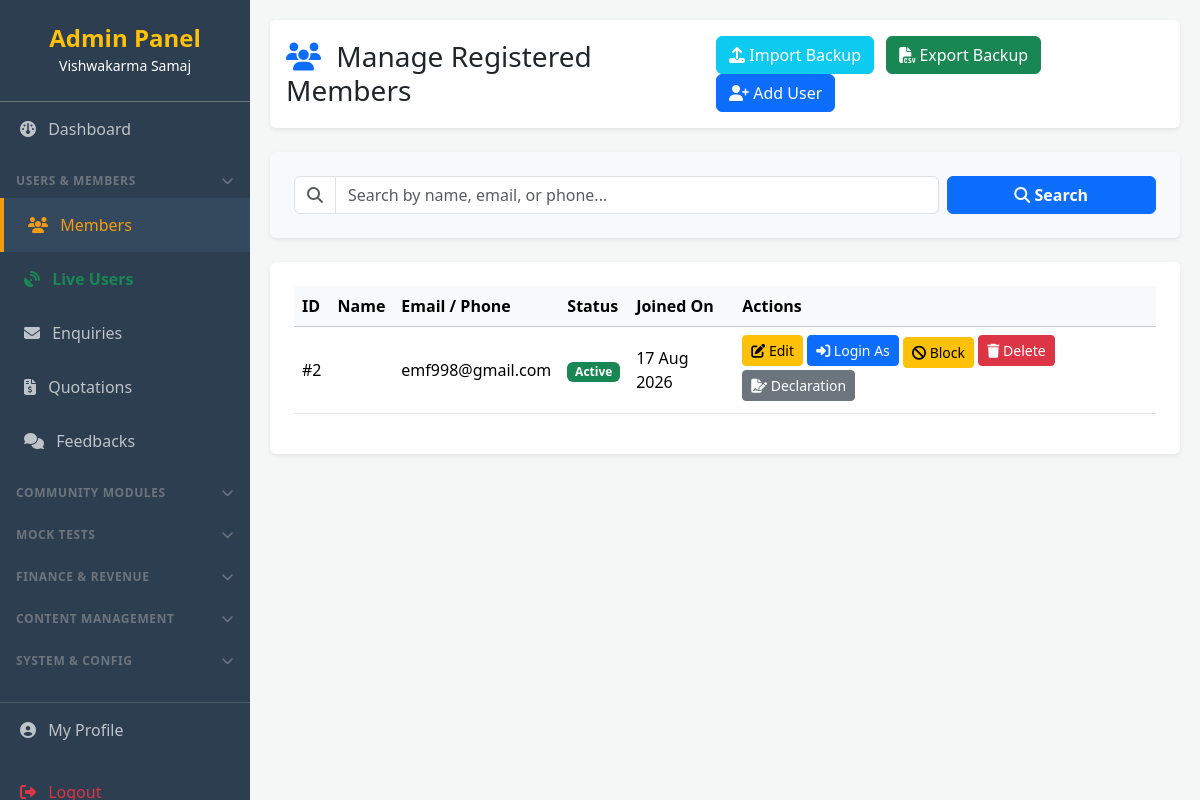
The app's page /admin/users.php (signed in) with its own data.
### tables this page shows
CREATE TABLE `users` (
  `id` int(11) NOT NULL AUTO_INCREMENT,
  `name` varchar(100) NOT NULL,
  `email` varchar(100) NOT NULL,
  `mobile` varchar(20) DEFAULT NULL,
  `status` enum('active','blocked') DEFAULT 'active',
  `password` varchar(255) NOT NULL,
  `created_at` timestamp NOT NULL DEFAULT current_timestamp(),
  PRIMARY KEY (`id`),
  UNIQUE KEY `email` (`email`)
);

### admin/users.php (the view, shortened to what this page needs)
<?php
require_once '../includes/session.php';
$search = trim($_GET['search'] ?? '');
$search_query = "";
$params = [];
$stmt = $pdo->prepare("
    SELECT u.*,
           (SELECT COUNT(*) FROM user_gallery ug WHERE ug.user_id = u.id) as image_count
    FROM users u
    $search_query
    ORDER BY u.created_at DESC
");
$stmt->execute($params);
$users = $stmt->fetchAll();
?>
<?php require_once 'includes/header.php'; ?>
<div class="main-content">
    <div class="d-flex justify-content-between align-items-center mb-4 bg-white p-3 shadow-sm rounded">
        <div class="d-flex align-items-center">
            <h3 class="mb-0 text-dark"><i class="fa-solid fa-users text-primary me-2"></i> Manage Registered Members</h3>
        </div>
        <div>
            <button type="button" class="btn btn-info text-white me-2" data-bs-toggle="modal" data-bs-target="#importModal" title="Upload Backup from Drive"><i class="fa-solid fa-upload"></i> Import Backup</button>
            <a href="users.php?action=export_csv" class="btn btn-success me-2" title="Download Backup to Drive"><i class="fa-solid fa-file-csv"></i> Export Backup</a>
            <a href="user-add.php" class="btn btn-primary"><i class="fa-solid fa-user-plus"></i> Add User</a>
        </div>
    </div>
    <div class="card border-0 shadow-sm p-4 mb-4 bg-light">
        <form method="GET" action="users.php" class="row gx-2 gy-2 align-items-center">
            <div class="col-md-9">
                <div class="input-group">
                    <span class="input-group-text bg-white"><i class="fa-solid fa-search text-muted"></i></span>
                    <input type="text" name="search" class="form-control" placeholder="Search by name, email, or phone..." value="<?= htmlspecialchars($search) ?>">
                </div>
            </div>
            <div class="col-md-3 d-flex gap-2">
                <button type="submit" class="btn btn-primary fw-bold flex-grow-1"><i class="fa-solid fa-magnifying-glass"></i> Search</button>
            </div>
        </form>
    </div>
    <div class="card border-0 shadow-sm p-4">
        <div class="table-responsive">
            <table class="table table-hover align-middle">
                <thead class="table-light">
                    <tr>
                        <th>ID</th>
                        <th>Name</th>
                        <th>Email / Phone</th>
                        <th>Status</th>
                        <th>Joined On</th>
                        <th>Actions</th>
                    </tr>
                </thead>
                <tbody>
                    <?php foreach($users as $user): ?>
                    <tr>
                        <td>#<?= $user['id'] ?></td>
                        <td class="fw-bold"><?= htmlspecialchars($user['first_name'] . ' ' . $user['last_name']) ?></td>
                        <td><?= htmlspecialchars($user['email']) ?><br><small class="text-muted"><?= htmlspecialchars($user['phone']) ?></small></td>
                        <td>
                            <?php if($user['status'] == 'active'): ?>
                                <span class="badge bg-success">Active</span>
                            <?php else: ?>
                                <span class="badge bg-danger">Blocked</span>
                            <?php endif; ?>
                        </td>
                        <td><?= date('d M Y', strtotime($user['created_at'])) ?></td>
                        <td>
                            <button type="button" class="btn btn-sm btn-warning mb-1" data-bs-toggle="modal" data-bs-target="#editUserModal<?= $user['id'] ?>"><i class="fa-solid fa-edit"></i> Edit</button>
                            <a href="users.php?action=login_as&id=<?= $user['id'] ?>" class="btn btn-sm btn-primary mb-1" onclick="return confirm('Login as this user? You will be redirected to their frontend dashboard.')"><i class="fa-solid fa-right-to-bracket"></i> Login As</a>
                            <?php if($user['status'] == 'active'): ?>
                                <a href="users.php?action=block&id=<?= $user['id'] ?>" class="btn btn-sm btn-warning" onclick="return confirm('Block this user?')"><i class="fa-solid fa-ban"></i> Block</a>
                            <?php else: ?>
                                <a href="users.php?action=unblock&id=<?= $user['id'] ?>" class="btn btn-sm btn-success" onclick="return confirm('Unblock this user?')"><i class="fa-solid fa-check"></i> Unblock</a>
                            <?php endif; ?>
                            <a href="users.php?action=delete&id=<?= $user['id'] ?>" class="btn btn-sm btn-danger mb-1" onclick="return confirm('WARNING: This will permanently delete the user and all their data (Matrimony, Business, etc). Continue?')"><i class="fa-solid fa-trash"></i> Delete</a>
                            <button type="button" class="btn btn-sm btn-secondary mb-1" data-bs-toggle="modal" data-bs-target="#declarationModal<?= $user['id'] ?>"><i class="fa-solid fa-file-signature"></i> Declaration</button>
                        </td>
                    </tr>
                    <?php endforeach; ?>
                </tbody>
            </table>
        </div>
    </div>
<?php require_once 'includes/footer.php'; ?>

### admin/includes/header.php (style rules this page uses)
.main-content { margin-left: 250px; padding: 20px; background: #f4f7f6; min-height: 100vh; transition: margin-left 0.3s ease; }

### records on screen
users: id "2", email "emf998@gmail.com", status "Active", created_at "17 Aug 2026"
